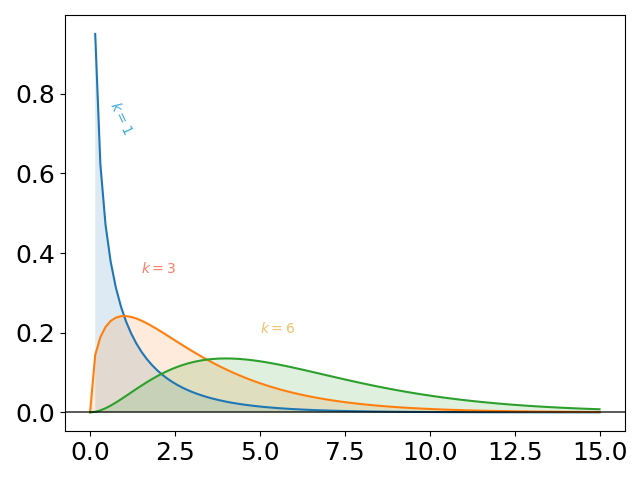

This figure's Python source:
'''
@Author： Runsen
@微信公众号： 润森笔记
@博客： https://blog.csdn.net/weixin_44510615
@Date： 2020/7/5
'''


import numpy as np
import scipy.stats as stats
import matplotlib.pyplot as plt
plt.figure(dpi=100)

#K=1
plt.plot(np.linspace(0,15,100),stats.chi2.pdf(np.linspace(0,15,100),df=1))
plt.fill_between(np.linspace(0,15,100),stats.chi2.pdf(np.linspace(0,15,100),df=1),alpha=0.15)

#K=3
plt.plot(np.linspace(0,15,100),stats.chi2.pdf(np.linspace(0,15,100),df=3))
plt.fill_between(np.linspace(0,15,100),stats.chi2.pdf(np.linspace(0,15,100),df=3),alpha=0.15)

#K=6
plt.plot(np.linspace(0,15,100),stats.chi2.pdf(np.linspace(0,15,100),df=6))
plt.fill_between(np.linspace(0,15,100),stats.chi2.pdf(np.linspace(0,15,100),df=6),alpha=0.15)

#图例
plt.text(x=0.5,y=0.7,s="$ k=1$",rotation=-65,alpha=.75,weight="bold",color="#008fd5")
plt.text(x=1.5,y=.35,s="$ k=3$",alpha=.75,weight="bold",color="#fc4f30")
plt.text(x=5,y=.2,s="$ k=6$",alpha=.75,weight="bold",color="#e5ae38")

#坐标轴
plt.tick_params(axis="both",which="major",labelsize=18)
plt.axhline(y=0,color="black",linewidth=1.3,alpha=.7)
plt.show()


from scipy.stats import chi2_contingency
table = [[28,172],[60,140]]
chi2,pval,dof,expected = chi2_contingency(table)
print("卡方检验chi2:",chi2)
print("显著性值:",pval)
print("理论数列联表如下\n",expected)
if pval < 0.05:
   print("拒绝原假设，实验组和对照组存在差异")
else:
   print("支持原假设")
